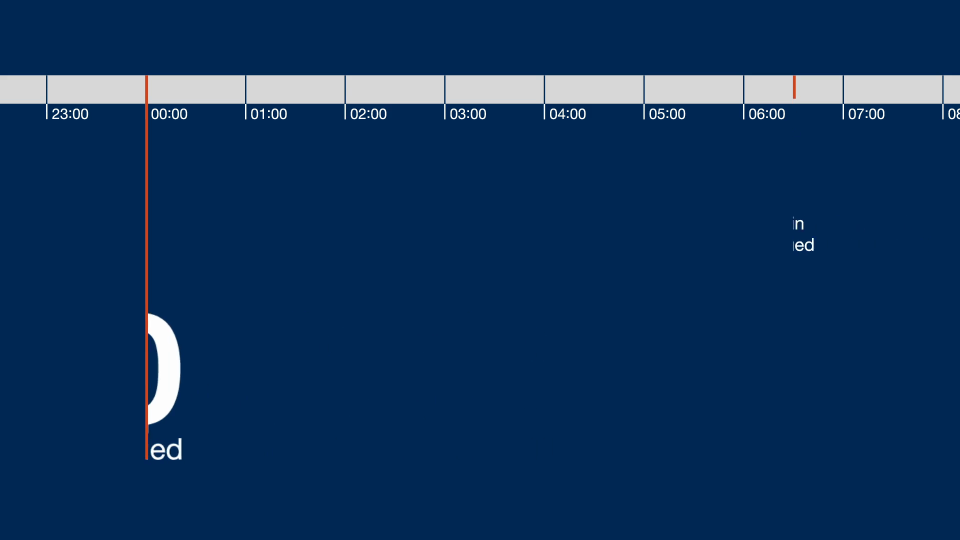
#> input picture video/.claude/rounds/work/cls-day/r17-lib/refs/f1000.png, 1920 x 1080 px, given in place of f100.png, which was not available (shown at 1/2 size)
$ python probe_band.py
#> lines starting #> are read from the running program, lines starting #| are printed output that depends on the picture; after the words box and inside, x2 and y2 are one past the last pixel; in counts of white or black regions, pixels touching at a corner belong together; pictures that were not available may be replaced by others from this repository, and a replacement may not be noted
import numpy as np
from PIL import Image
def load(p): return np.asarray(Image.open(p).convert("RGB")).astype(int)
#> called with p = 'refs/f100.png'
def navy(a):  # navy background (not white, not ink)
    return (a[:,:,2]>60)&(a[:,:,0]<80)&(a[:,:,1]<90)
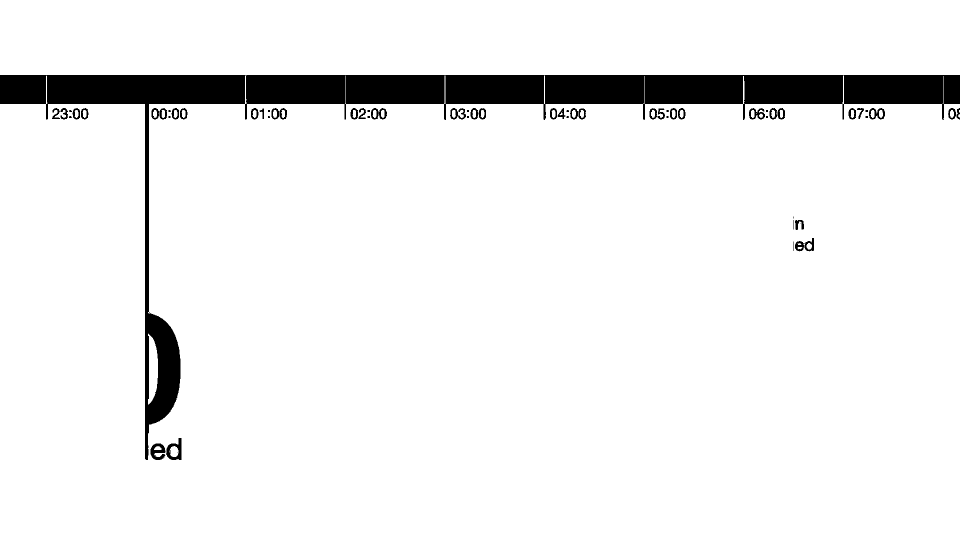
#> returned value: shape (1080, 1920) bool (shown at 1/2 size); 93.5% white; 68 black regions (25 under 20 px), largest, box (x1, y1, x2, y2) and area: (0, 150, 1920, 920) 126318, (332, 876, 363, 920) 661, (301, 887, 331, 920) 607
SIM = {100:(1.0000,0.00),101:(1.0003,0.05),102:(1.0004,0.33),103:(1.0033,0.77),
 104:(1.0094,1.32),105:(1.0145,2.27),106:(1.0236,3.55),107:(1.0346,5.19),
 108:(1.0483,7.37),109:(1.0668,10.26),110:(1.0918,14.10),111:(1.1233,18.15),
 112:(1.1692,24.73),113:(1.2543,38.27)}
PX,PY=960.0,540.0
def to_card(x,y,s,th):
    t=np.radians(th); c,sn=np.cos(t),np.sin(t)
    dx,dy=(x-PX)/s,(y-PY)/s
    return PX + c*dx + sn*dy, PY - sn*dx + c*dy
for f in sorted(SIM):
    a=load(f"refs/f{f}.png"); nv=navy(a)
    s,th=SIM[f]
    pts=[]
    for y in range(40,1080,80):
        row=nv[y]
        idx=np.nonzero(row)[0]
        if len(idx)==0: pts.append((y,None,None)); continue
        # find the LARGEST internal gap in navy = the band
        gaps=[];
        d=np.diff(idx)
        for i in np.nonzero(d>3)[0]:
            gaps.append((d[i], idx[i]+1, idx[i+1]-1))
        if not gaps: pts.append((y,None,None)); continue
        gaps.sort(reverse=True)
        g,l,r=gaps[0]
        pts.append((y,l,r))
#> after the loop, pts = 13 items
    # convert edges to card space, fit lines
    L=[];R=[]
    for y,l,r in pts:
        if l is None: continue
        cx,cy=to_card(l,y,s,th); L.append((cy,cx))
        cx,cy=to_card(r,y,s,th); R.append((cy,cx))
#> this loop made 13 passes
#> (y, l, r) on passes 3 to 11: (200, 94, 489), (280, 290, 297), (360, 290, 297), (440, 1596, 1603), (520, 290, 297), (600, 290, 297), (680, 308, 353), (760, 315, 359), (840, 290, 320)
#> (y, l, r) on passes 1, 2, 12, 13: (40, None, None), (120, None, None), (920, None, None), (1000, None, None)
#> after the loop, L = [(200, 94), (280, 290), (360, 290), (440, 1596), (520, 290), (600, 290), (680, 308), (760, 315), (840, 290)]; R = [(200, 489), (280, 297), (360, 297), (440, 1603), (520, 297), (600, 297), (680, 353), (760, 359), (840, 320)]
    def fit(P):
        if len(P)<3: return None
        Y=np.array([p[0] for p in P]); X=np.array([p[1] for p in P])
#> after `Y = np.array([p[0] for p in P])`: Y = [200, 280, 360, 440, 520, 600, 680, 760, 840]
#> after `X = np.array([p[1] for p in P])`: X = [94, 290, 290, 1596, 290, 290, 308, 315, 290]
        m,b=np.polyfit(Y,X,1)
#> m = -0.0856; b = 462.6
        res=np.abs(np.polyval([m,b],Y)-X)
#> res = [351.5, 148.7, 141.8, 1171, 128.1, 121.3, 96.41, 82.56, 100.7]
        return m,b,res.max()
    fl,fr=fit(L),fit(R)
#> fl = (-0.0856, 462.6, 1171); fr = (-0.351, 661.5, 1095.8)
    if fl and fr:
        # card-space x at card y=540
        xl=fl[0]*540+fl[1]; xr=fr[0]*540+fr[1]
#> after `xl = fl[0] * 540 + fl[1]`: xl = 416.4
#> after `xr = fr[0] * 540 + fr[1]`: xr = 472.1
        print(f"f{f}: cardL={xl:7.1f} cardR={xr:7.1f} width={xr-xl:6.1f} centre={(xl+xr)/2:7.1f}  slopeL={fl[0]:+.4f} slopeR={fr[0]:+.4f} maxres={max(fl[2],fr[2]):.1f}")
#| f100: cardL=  416.4 cardR=  472.1 width=  55.7 centre=  444.2  slopeL=-0.0856 slopeR=-0.3508 maxres=1171.0
    else:
        print(f"f{f}: (insufficient) L={len(L)} R={len(R)}")
#> pass 2 of the loop `for f in sorted(SIM):`:
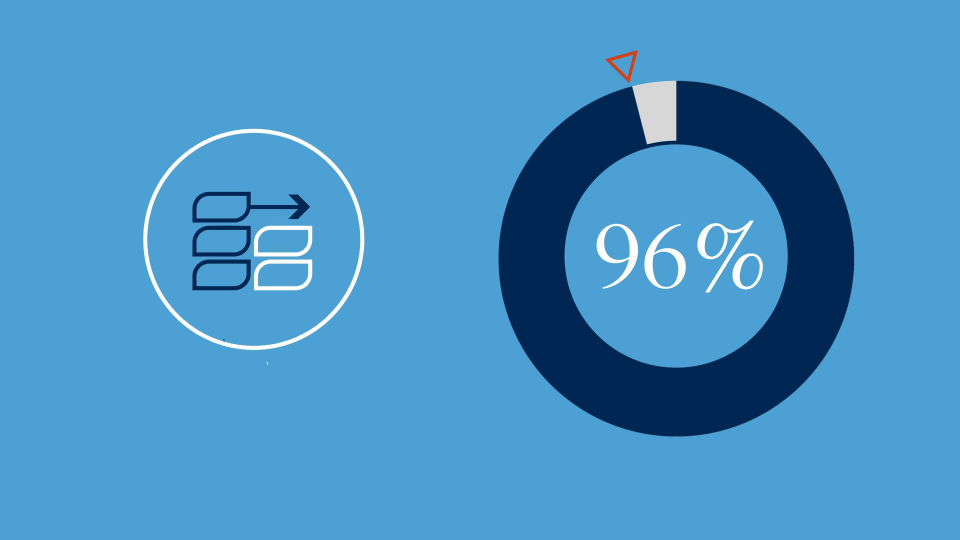
#> input picture video/.claude/rounds/work/cls-day/r17-lib/refs/f1300.png, 1920 x 1080 px, given in place of f101.png, which was not available (shown at 1/2 size)
#> in navy (call 2), `return (a[:,:,2]>60)&(a[:,:,0]<80)&(a[:,:,1]<90)`:
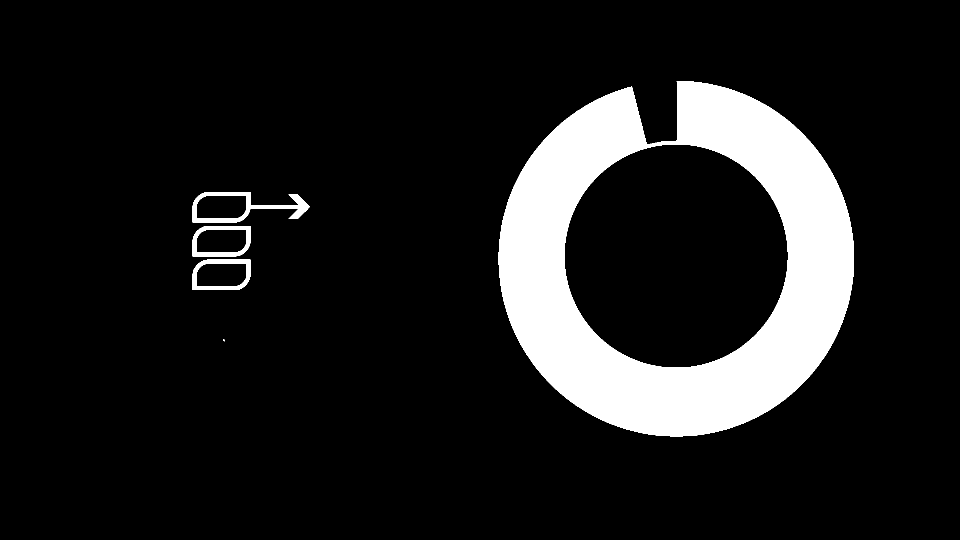
#> returned value: shape (1080, 1920) bool (shown at 1/2 size); 11.6% white; 5 white regions (1 under 20 px), largest, box (x1, y1, x2, y2) and area: (997, 162, 1708, 873) 231464, (385, 384, 620, 445) 4095, (385, 519, 501, 580) 2388, (385, 452, 501, 513) 2380
#> the loop `for y,l,r in pts:` made 13 passes
#> (y, l, r) on passes 3 to 9: (200, 1271, 1353), (280, 1292, 1352), (360, 1188, 1515), (440, 485, 1004), (520, 501, 996), (600, 1147, 1556), (680, 449, 1036)
#> after the loop `for y,l,r in pts:`: L = [(199.8, 1270.6), (279.8, 1291.7), (359.9, 1187.8), (440.4, 485.1), (520.4, 501.1), (599.8, 1147), (680.4, 449.3)]; R = [(199.8, 1352.6), (279.7, 1351.7), (359.6, 1514.7), (440, 1003.9), (520, 996), (599.5, 1555.9), (679.9, 1036.1)]
#> fl = (-1.54, 1580.9, 487.8); fr = (-0.475, 1467.4, 373)
#> xl = 751.1
#> xr = 1211.1
#| f101: cardL=  751.1 cardR= 1211.1 width= 460.0 centre=  981.1  slopeL=-1.5368 slopeR=-0.4746 maxres=487.8
#> (the run stopped early here; a loop or call above may not have finished)
